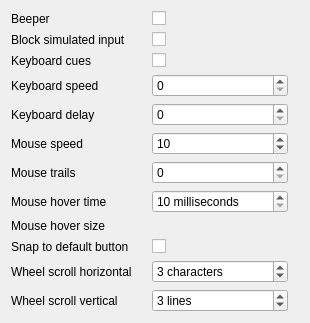
         <widget class="QWidget" name="inputArea">
          <property name="geometry">
           <rect>
            <x>0</x>
            <y>0</y>
            <width>310</width>
            <height>295</height>
           </rect>
          </property>
          <layout class="QGridLayout" name="gridLayout_5">
           <property name="horizontalSpacing">
            <number>20</number>
           </property>
           <item row="8" column="1">
            <widget class="SizeInputWidget" name="mouseHoverSize" native="true">
             <property name="toolTip">
              <string>Width and height, in pixels, of the rectangle within which the mouse pointer has to stay for TrackMouseEvent to generate a WM_MOUSEHOVER message.</string>
             </property>
            </widget>
           </item>
           <item row="9" column="1">
            <widget class="QCheckBox" name="snapDefaultButton">
             <property name="toolTip">
              <string>Determines whether the snap-to-default-button feature is enabled. If enabled, the mouse cursor automatically moves to the default button, such as OK or Apply, of a dialog box.</string>
             </property>
             <property name="text">
              <string/>
             </property>
            </widget>
           </item>
           <item row="10" column="1">
            <widget class="QSpinBox" name="mouseWheelX">
             <property name="toolTip">
              <string>Number of characters to scroll when the horizontal mouse wheel is moved.</string>
             </property>
             <property name="suffix">
              <string> characters</string>
             </property>
             <property name="maximum">
              <number>1000000000</number>
             </property>
             <property name="value">
              <number>3</number>
             </property>
            </widget>
           </item>
           <item row="10" column="0">
            <widget class="QLabel" name="mouseWheelXLabel">
             <property name="toolTip">
              <string>Number of characters to scroll when the horizontal mouse wheel is moved.</string>
             </property>
             <property name="text">
              <string>Wheel scroll horizontal</string>
             </property>
            </widget>
           </item>
           <item row="8" column="0">
            <widget class="QLabel" name="mouseHoverSizeLabel">
             <property name="toolTip">
              <string>Width and height, in pixels, of the rectangle within which the mouse pointer has to stay for TrackMouseEvent to generate a WM_MOUSEHOVER message.</string>
             </property>
             <property name="text">
              <string>Mouse hover size</string>
             </property>
            </widget>
           </item>
           <item row="7" column="1">
            <widget class="QSpinBox" name="mouseHoverTime">
             <property name="toolTip">
              <string>Time, in milliseconds, that the mouse pointer has to stay in the hover rectangle for TrackMouseEvent to generate a WM_MOUSEHOVER message.</string>
             </property>
             <property name="suffix">
              <string> milliseconds</string>
             </property>
             <property name="minimum">
              <number>10</number>
             </property>
             <property name="maximum">
              <number>2147483647</number>
             </property>
            </widget>
           </item>
           <item row="7" column="0">
            <widget class="QLabel" name="mouseHoverTimeLabel">
             <property name="toolTip">
              <string>Time, in milliseconds, that the mouse pointer has to stay in the hover rectangle for TrackMouseEvent to generate a WM_MOUSEHOVER message.</string>
             </property>
             <property name="text">
              <string>Mouse hover time</string>
             </property>
            </widget>
           </item>
           <item row="6" column="1">
            <widget class="QSpinBox" name="mouseTrails">
             <property name="toolTip">
              <string>This feature improves the visibility of mouse cursor movements by briefly showing a trail of cursors and quickly erasing them.
Value indicates the number of cursors drawn in the trail.</string>
             </property>
            </widget>
           </item>
           <item row="6" column="0">
            <widget class="QLabel" name="mouseTrailsLabel">
             <property name="toolTip">
              <string>This feature improves the visibility of mouse cursor movements by briefly showing a trail of cursors and quickly erasing them.
Value indicates the number of cursors drawn in the trail.</string>
             </property>
             <property name="text">
              <string>Mouse trails</string>
             </property>
            </widget>
           </item>
           <item row="5" column="1">
            <widget class="QSpinBox" name="mouseSpeed">
             <property name="toolTip">
              <string>Current mouse speed.
The mouse speed determines how far the pointer will move based on the distance the mouse moves. Value ranges between 1 (slowest) and 20 (fastest), with 10 being the default.</string>
             </property>
             <property name="minimum">
              <number>1</number>
             </property>
             <property name="maximum">
              <number>20</number>
             </property>
             <property name="value">
              <number>10</number>
             </property>
            </widget>
           </item>
           <item row="5" column="0">
            <widget class="QLabel" name="mouseSpeedLabel">
             <property name="toolTip">
              <string>Current mouse speed.
The mouse speed determines how far the pointer will move based on the distance the mouse moves. Value ranges between 1 (slowest) and 20 (fastest), with 10 being the default.</string>
             </property>
             <property name="text">
              <string>Mouse speed</string>
             </property>
            </widget>
           </item>
           <item row="4" column="1">
            <widget class="QSpinBox" name="keyboardDelay">
             <property name="toolTip">
              <string>Keyboard repeat-delay setting, which is a value in the range from 0 (approximately 250 ms delay) through 3 (approximately 1 second delay). The actual delay associated with each value may vary depending on the hardware.</string>
             </property>
             <property name="maximum">
              <number>3</number>
             </property>
            </widget>
           </item>
           <item row="4" column="0">
            <widget class="QLabel" name="keyboardDelayLabel">
             <property name="toolTip">
              <string>Keyboard repeat-delay setting, which is a value in the range from 0 (approximately 250 ms delay) through 3 (approximately 1 second delay). The actual delay associated with each value may vary depending on the hardware.</string>
             </property>
             <property name="text">
              <string>Keyboard delay</string>
             </property>
            </widget>
           </item>
           <item row="3" column="1">
            <widget class="QSpinBox" name="keyboardSpeed">
             <property name="toolTip">
              <string>Keyboard repeat-speed setting, which is a value in the range from 0 (approximately 2.5 repetitions per second) through 31 (approximately 30 repetitions per second). The actual repeat rates are hardware-dependent and may vary from a linear scale by as much as 20%.</string>
             </property>
             <property name="maximum">
              <number>31</number>
             </property>
            </widget>
           </item>
           <item row="3" column="0">
            <widget class="QLabel" name="keyboardSpeedLabel">
             <property name="toolTip">
              <string>Keyboard repeat-speed setting, which is a value in the range from 0 (approximately 2.5 repetitions per second) through 31 (approximately 30 repetitions per second). The actual repeat rates are hardware-dependent and may vary from a linear scale by as much as 20%.</string>
             </property>
             <property name="text">
              <string>Keyboard speed</string>
             </property>
            </widget>
           </item>
           <item row="2" column="1">
            <widget class="QCheckBox" name="keyboardCues">
             <property name="toolTip">
              <string>Determines whether menu access keys are always underlined.</string>
             </property>
             <property name="text">
              <string/>
             </property>
            </widget>
           </item>
           <item row="2" column="0">
            <widget class="QLabel" name="keyboardCuesLabel">
             <property name="toolTip">
              <string>Determines whether menu access keys are always underlined.</string>
             </property>
             <property name="text">
              <string>Keyboard cues</string>
             </property>
            </widget>
           </item>
           <item row="1" column="1">
            <widget class="QCheckBox" name="blockSimulatedInput">
             <property name="toolTip">
              <string>Indicates whether an application can reset the screensaver's timer by calling the SendInput function to simulate keyboard or mouse input. True if the simulated input will be blocked.</string>
             </property>
             <property name="text">
              <string/>
             </property>
            </widget>
           </item>
           <item row="1" column="0">
            <widget class="QLabel" name="blockSimulatedInputLabel">
             <property name="toolTip">
              <string>Indicates whether an application can reset the screensaver's timer by calling the SendInput function to simulate keyboard or mouse input. True if the simulated input will be blocked.</string>
             </property>
             <property name="text">
              <string>Block simulated input</string>
             </property>
            </widget>
           </item>
           <item row="0" column="1">
            <widget class="QCheckBox" name="beeper">
             <property name="text">
              <string/>
             </property>
            </widget>
           </item>
           <item row="0" column="0">
            <widget class="QLabel" name="beeperLabel">
             <property name="text">
              <string>Beeper</string>
             </property>
            </widget>
           </item>
           <item row="11" column="0">
            <widget class="QLabel" name="mouseWheelYLabel">
             <property name="toolTip">
              <string>Number of lines to scroll when the vertical mouse wheel is moved.</string>
             </property>
             <property name="text">
              <string>Wheel scroll vertical</string>
             </property>
            </widget>
           </item>
           <item row="11" column="1">
            <widget class="QSpinBox" name="mouseWheelY">
             <property name="toolTip">
              <string>Number of lines to scroll when the vertical mouse wheel is moved.</string>
             </property>
             <property name="suffix">
              <string> lines</string>
             </property>
             <property name="maximum">
              <number>1000000000</number>
             </property>
             <property name="value">
              <number>3</number>
             </property>
            </widget>
           </item>
           <item row="9" column="0">
            <widget class="QLabel" name="snapDefaultButtonLabel">
             <property name="toolTip">
              <string>Determines whether the snap-to-default-button feature is enabled. If enabled, the mouse cursor automatically moves to the default button, such as OK or Apply, of a dialog box.</string>
             </property>
             <property name="text">
              <string>Snap to default button</string>
             </property>
            </widget>
           </item>
           <item row="12" column="0">
            <spacer name="verticalSpacer_4">
             <property name="orientation">
              <enum>Qt::Vertical</enum>
             </property>
             <property name="sizeHint" stdset="0">
              <size>
               <width>20</width>
               <height>40</height>
              </size>
             </property>
            </spacer>
           </item>
           <item row="0" column="2">
            <spacer name="horizontalSpacer_6">
             <property name="orientation">
              <enum>Qt::Horizontal</enum>
             </property>
             <property name="sizeHint" stdset="0">
              <size>
               <width>40</width>
               <height>0</height>
              </size>
             </property>
            </spacer>
           </item>
          </layout>
         </widget>
